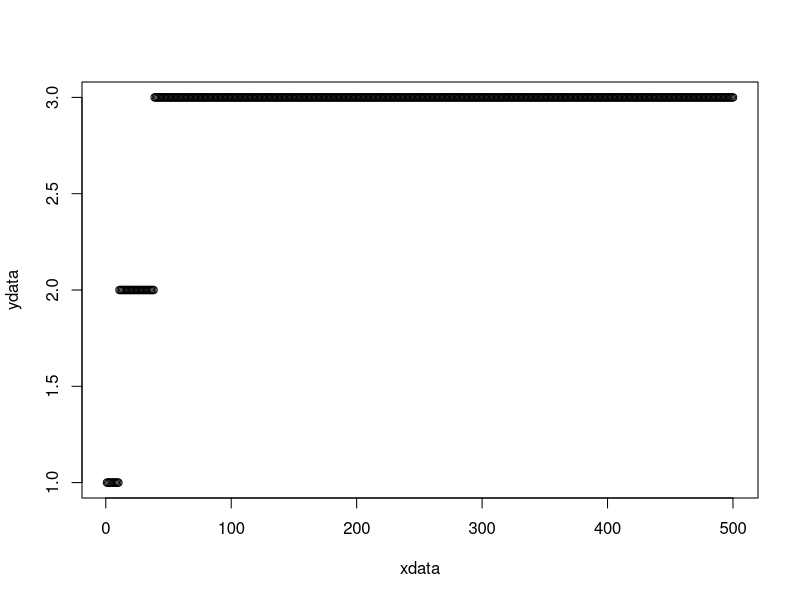

Source code (R):
#this is to simulate the effect of rotations on teh spread of resistnce
#Written by Ian Hastings, but hopefully Andy South will read it, give it a D-, and make the code efficient

#This can run any number of insecticides/loci but at present, input will only allow a maximumum of 5


# <<<<<<<<<<<<<<<first up are user-defined parameters>>>>>>>>>>>
#I will eventually block this out and use a function to generate values from distributions for sensitivity analysis


max_no_generations=500 #the maximum number of mosquito generations to run the simulation
no_insecticides=4 #MAX is 5<<<<the number of insecticides (and hence loci) in the simuation MAX IS 5<<<

rotation_interval=0 #frequency of rotation (in generations) NB if set to zero mean RwR i.e. rotate when resistant
rotation_criterion=0.5 #resistant allele frequency that triggers a RwR change or precludes a insecticide from being rotated in.

migration_rate_intervention=0.01 # migration rate into and out-of the treated area. It is the proportion of the treated population that migrates. We assume that immigration=emigration.
coverage=0.8; # "coverage" of the intervention is defined as the proportion of mosquitoes that are covered by the intervention (and 1-C is the proportion of the population in the untreated refugia).
migration_rate_refugia=migration_rate_intervention*coverage/(1-coverage)

diagnostics=0

#now set up some arrays to hold data. 

array_named <- function(...)  {  
array(0, dim = lengths(list(...)), dimnames = list(...))  
 }  


RAF <- array_named(insecticide=1:no_insecticides, sex=c('male','female'), site=c('intervention','refugia'), gen=1:max_no_generations)
exposure <- array_named(insecticide=1:no_insecticides, sex=c('male','female'), amount=c('none','low', 'high'))
fitness <- array_named(insecticide=1:no_insecticides, genotype=c('SS','SR', 'RR'), amount=c('none','low', 'high'))
results<-array(0, dim=c(max_no_generations, 12))


#inital resistance allele frequency (i.e. generation 1) in the intervention and refugia
#locus 1>>
RAF[1, 'male', 'intervention',1]=0.002;  RAF[1, 'female', 'intervention',1]=0.002;
RAF[1, 'male', 'refugia',1]=0.001;       RAF[1, 'female', 'refugia',1]=0.001
#locus 2>>
if(no_insecticides>=2){ #need to avoid exceeding size of the array
RAF[2, 'male', 'intervention',1]=0.001;   RAF[2, 'female', 'intervention',1]=0.001;
RAF[2, 'male', 'refugia',1]=0.001;        RAF[2, 'female', 'refugia',1]=0.001
}
#locus 3>>
if(no_insecticides>=3){
RAF[3, 'male', 'intervention',1]=0.09;  RAF[3, 'female', 'intervention',1]=0.09;
RAF[3, 'male', 'refugia',1]=0.001;       RAF[3, 'female', 'refugia',1]=0.001
}
#locus 4>>
if(no_insecticides>=4){
RAF[4, 'male', 'intervention',1]=0.09;  RAF[4, 'female', 'intervention',1]=0.09;
RAF[4, 'male', 'refugia',1]=0.001;       RAF[4, 'female', 'refugia',1]=0.001
}#locus 5>>
if(no_insecticides>=5){
RAF[5, 'male', 'intervention',1]=0.09; RAF[5, 'female', 'intervention',1]=0.09;
RAF[5, 'male', 'refugia',1]=0.001;      RAF[5, 'female', 'refugia',1]=0.001
}

#exposure patterns for insecticide 1
exposure[1, 'male', 'low'] =0.1; exposure[1, 'male', 'high'] =0.5;
exposure[1, 'male', 'none'] =1-exposure[1, 'male', 'low']-exposure[1, 'male', 'high']; 
exposure[1, 'female', 'low'] =0.1; exposure[1, 'female', 'high'] =0.6;
exposure[1, 'female', 'none'] =1-exposure[1, 'female', 'low']-exposure[1, 'female', 'high']; 
#exposure patterns for insecticide 2
if(no_insecticides>=2){ #need to avoid exceeding size of the array
exposure[2, 'male', 'low'] =0.1; exposure[2, 'male', 'high'] =0.1;
exposure[2, 'male', 'none'] =1-exposure[2, 'male', 'low']-exposure[2, 'male', 'high']; 
exposure[2, 'female', 'low'] =0.1; exposure[2, 'female', 'high'] =0.1;
exposure[2, 'female', 'none'] =1-exposure[2, 'female', 'low']-exposure[2, 'female', 'high']; 
}
#exposure patterns for insecticide 3
if(no_insecticides>=3){
exposure[3, 'male', 'low'] =0.1; exposure[3, 'male', 'high'] =0.1;
exposure[3, 'male', 'none'] =1-exposure[3, 'male', 'low']-exposure[3, 'male', 'high']; 
exposure[3, 'female', 'low'] =0.1; exposure[3, 'female', 'high'] =0.1;
exposure[3, 'female', 'none'] =1-exposure[3, 'female', 'low']-exposure[3, 'female', 'high'];
}
#exposure patterns for insecticide 4
if(no_insecticides>=4){
exposure[4, 'male', 'low'] =0.1; exposure[4, 'male', 'high'] =0.1;
exposure[4, 'male', 'none'] =1-exposure[4, 'male', 'low']-exposure[4, 'male', 'high']; 
exposure[4, 'female', 'low'] =0.1; exposure[4, 'female', 'high'] =0.1;
exposure[4, 'female', 'none'] =1-exposure[4, 'female', 'low']-exposure[4, 'female', 'high'];
}
#exposure patterns for insecticide 5
if(no_insecticides>=5){
exposure[5, 'male', 'low'] =0.1; exposure[5, 'male', 'high'] =0.1;
exposure[5, 'male', 'none'] =1-exposure[5, 'male', 'low']-exposure[5, 'male', 'high']; 
exposure[5, 'female', 'low'] =0.1; exposure[5, 'female', 'high'] =0.1;
exposure[5, 'female', 'none'] =1-exposure[5, 'female', 'low']-exposure[5, 'female', 'high'];
}



#genetic data for locus 1
fitness[1, 'SS', 'none']=0.1; fitness[1, 'SS', 'low']=0.3; fitness[1, 'SS', 'high']=0.3;
fitness[1, 'SR', 'none']=0.1; fitness[1, 'SR', 'low']=0.7; fitness[1, 'SR', 'high']=0.7;
fitness[1, 'RR', 'none']=0.1; fitness[1, 'RR', 'low']=0.9; fitness[1, 'RR', 'high']=0.9;
#genetic data for locus 2
if(no_insecticides>=2){
fitness[2, 'SS', 'none']=0.3; fitness[2, 'SS', 'low']=0.3; fitness[2, 'SS', 'high']=0.3;
fitness[2, 'SR', 'none']=0.3; fitness[2, 'SR', 'low']=0.8; fitness[2, 'SR', 'high']=0.8;
fitness[2, 'RR', 'none']=0.3; fitness[2, 'RR', 'low']=0.9; fitness[2, 'RR', 'high']=0.9;
}
#genetic data for locus 3
if(no_insecticides>=3){
fitness[3, 'SS', 'none']=0.3; fitness[3, 'SS', 'low']=0.3; fitness[3, 'SS', 'high']=0.3;
fitness[3, 'SR', 'none']=0.3; fitness[3, 'SR', 'low']=0.3; fitness[3, 'SR', 'high']=0.3;
fitness[3, 'RR', 'none']=0.3; fitness[3, 'RR', 'low']=0.3; fitness[3, 'RR', 'high']=0.3;
}
#genetic data for locus 4
if(no_insecticides>=4){
fitness[4, 'SS', 'none']=0.3; fitness[4, 'SS', 'low']=0.3; fitness[4, 'SS', 'high']=0.3;
fitness[4, 'SR', 'none']=0.3; fitness[4, 'SR', 'low']=0.4; fitness[4, 'SR', 'high']=0.4;
fitness[4, 'RR', 'none']=0.3; fitness[4, 'RR', 'low']=0.5; fitness[4, 'RR', 'high']=0.5;
}#genetic data for locus 5
if(no_insecticides>=5){
fitness[5, 'SS', 'none']=0.3; fitness[5, 'SS', 'low']=0.3; fitness[5, 'SS', 'high']=0.3;
fitness[5, 'SR', 'none']=0.3; fitness[5, 'SR', 'low']=0.3; fitness[5, 'SR', 'high']=0.3;
fitness[5, 'RR', 'none']=0.3; fitness[5, 'RR', 'low']=0.3; fitness[5, 'RR', 'high']=0.3;
}

# <<<<<<<<<<<<< end of user-defined variable >>>>>>>>>>>>>>>>>>>>>>>>

################### now to check input value are sensible, lie within their limits, etc #######################################

#>>>Now check that exposure(none) is not less than zero
for(temp_int in 1:no_insecticides){
  if (exposure[temp_int, 'male', 'none']<0) message(sprintf("warning from calibration: male exposure to no insecticide %d is <0\n", temp_int)) 
  if (exposure[temp_int, 'female', 'none']<0) message(sprintf("warning from calibration: female exposure to no insecticide %d is <0\n", temp_int)) 
}

if(migration_rate_intervention>(1-coverage)){
message(sprintf("warning from calibration: migration rate in/out of intervenation exceed 1 minus coverage\n"))   
}



#>>>>>>>> now to run the simulations <<<<<<<<<<<<<<<<<<<<<<<<<<<

current_insecticide=1 #usually start the rotation sequence at #1 but can specify any one start
next_insecticide_found=1
change_insecticide=0;
rotation_count=1

results[1,1]=1; results[1,2]=current_insecticide;

for(gen in 2:max_no_generations)
{ #start at generation 2 because generation 1 holds the user-defined initial allele frequenciess
  

for(insecticide in 1:no_insecticides){

#first the intervention site  
 if(insecticide==current_insecticide){ #i.e. insecticide selection taking place
   
   coeff_1=
     (RAF[insecticide, 'male', 'intervention',gen-1]*(1-RAF[insecticide, 'female', 'intervention',gen-1])+
     (1-RAF[insecticide, 'male','intervention',gen-1])*RAF[insecticide, 'female', 'intervention',gen-1])*0.5

   coeff_2=
     exposure[insecticide, 'male', 'none']*fitness[insecticide, 'SR', 'none']+
     exposure[insecticide, 'male', 'low']*fitness[insecticide, 'SR', 'low']+
     exposure[insecticide, 'male', 'high']*fitness[insecticide, 'SR', 'high']
    
   coeff_3=
     exposure[insecticide, 'female', 'none']*fitness[insecticide, 'SR', 'none']+
     exposure[insecticide, 'female', 'low']*fitness[insecticide, 'SR', 'low']+
     exposure[insecticide, 'female', 'high']*fitness[insecticide, 'SR', 'high']
  
#Eqn 4: first the male resistant alleles>>
  temp_coeff=
    exposure[insecticide, 'male', 'none']*fitness[insecticide, 'RR', 'none']+
    exposure[insecticide, 'male', 'low']*fitness[insecticide, 'RR', 'low']+
    exposure[insecticide, 'male', 'high']*fitness[insecticide, 'RR', 'high']
      
  F_male_r_intervention=
    RAF[insecticide, 'male', 'intervention', gen-1]*RAF[insecticide, 'female', 'intervention', gen-1]*temp_coeff+
    coeff_1*coeff_2
  
  #Eqn 5: now the male sensitive alleles>> 
  temp_coeff=
    exposure[insecticide, 'male', 'none']*fitness[insecticide, 'SS', 'none']+
    exposure[insecticide, 'male', 'low']*fitness[insecticide, 'SS', 'low']+
    exposure[insecticide, 'male', 'high']*fitness[insecticide, 'SS', 'high']
   
F_male_s_intervention=
(1-RAF[insecticide, 'male', 'intervention',gen-1])*(1-RAF[insecticide, 'female', 'intervention', gen-1])*temp_coeff+
coeff_1*coeff_2

#now normalise the male gamete frequencies and store the results
norm_coeff=F_male_r_intervention+F_male_s_intervention
RAF[insecticide, 'male', 'intervention', gen]=F_male_r_intervention/norm_coeff

    
  #now the female resistant alleles>>
  temp_coeff=
    exposure[insecticide, 'female', 'none']*fitness[insecticide, 'RR', 'none']+
    exposure[insecticide, 'female', 'low']*fitness[insecticide, 'RR', 'low']+
    exposure[insecticide, 'female', 'high']*fitness[insecticide, 'RR', 'high']
 
  F_female_r_intervention=
  RAF[insecticide, 'male', 'intervention', gen-1]*RAF[insecticide, 'female', 'intervention',gen-1]*temp_coeff+
    coeff_1*coeff_3
  
  #now the female sensitive alleles>> 
  temp_coeff=
    exposure[insecticide, 'female', 'none']*fitness[insecticide, 'SS', 'none']+
    exposure[insecticide, 'female', 'low']*fitness[insecticide, 'SS', 'low']+
    exposure[insecticide, 'female', 'high']*fitness[insecticide, 'SS', 'high']
      
 F_female_s_intervention=
(1-RAF[insecticide, 'male', 'intervention', gen-1])*(1-RAF[insecticide, 'female', 'intervention',gen-1])*temp_coeff+
coeff_1*coeff_3 

 
  #now normalise the female gamete frequencies and store the results
  norm_coeff=F_female_r_intervention+F_female_s_intervention
  RAF[insecticide, 'female', 'intervention', gen]=F_female_r_intervention/norm_coeff
  
  if(diagnostics==1) message(sprintf("generation %d: just completed insecticide selection for locus/insecticide %d\n", gen, insecticide))
  
  
} #end of loop that deals with this insecticide if it is being deployed
  
 else{ #i.e no selection for this insecticide in the intervention site
   #first the coefficient for heterozygotes common to equations 2 and 3
   temp_coeff=
     (RAF[insecticide, 'male', 'intervention',gen-1]*(1-RAF[insecticide, 'female', 'intervention',gen-1])+
     RAF[insecticide, 'female', 'intervention',gen-1]*(1-RAF[insecticide, 'male', 'intervention',gen-1]))*
     0.5*fitness[insecticide, 'SR', 'none']
                
   
#now the resistant and sensitive frequencies in untreated areas  
   F_male_r_intervention=RAF[insecticide, 'male', 'intervention',gen-1]*RAF[insecticide, 'female', 'intervention', gen-1]*fitness[insecticide, 'RR', 'none']+temp_coeff
   F_male_s_intervention=(1-RAF[insecticide, 'male', 'intervention',gen-1])*(1-RAF[insecticide, 'female', 'intervention',gen-1])*fitness[insecticide, 'SS', 'none']+temp_coeff
   #now to normalise them
   norm_coeff= F_male_r_intervention+F_male_s_intervention
   RAF[insecticide, 'male', 'intervention', gen]=F_male_r_intervention/norm_coeff
  

#same allele frequencies in both sexes if no differential exposure so 
   RAF[insecticide, 'female', 'intervention', gen]=RAF[insecticide, 'male', 'intervention', gen]
  if(diagnostics==1) message(sprintf("generation %d: just completed natural selection against locus %d in intervention site\n", gen, insecticide))   
      
 
   } #end of code for insecticides that are not being deployed  in the intervention site
    
#now for the refugia
  #first the coefficient for heterozygotes common to equations 2 and 3
  temp_coeff=(RAF[insecticide, 'male', 'refugia',gen-1]*(1-RAF[insecticide, 'female', 'refugia',gen-1])+
                RAF[insecticide, 'female', 'refugia',gen-1]*(1-RAF[insecticide, 'male','refugia',gen-1]))*
    0.5*fitness[insecticide, 'SR', 'none']
  
 
   #now the resistant and sensitive frequencies   
  F_male_r_refugia=RAF[insecticide, 'male', 'refugia',gen-1]*RAF[insecticide, 'female', 'refugia',gen-1]*
    fitness[insecticide, 'RR', 'none']+temp_coeff
  F_male_s_refugia=(1-RAF[insecticide, 'male', 'refugia',gen-1])*(1-RAF[insecticide, 'female', 'refugia', gen-1])*
    fitness[insecticide, 'SS', 'none']+temp_coeff 
  
  #now to normalise them and store the results
  norm_coeff= F_male_r_refugia+F_male_s_refugia
  RAF[insecticide, 'male', 'refugia', gen]=F_male_r_refugia/norm_coeff
  #same allele frequencies in both sexes if no differential selection so
  RAF[insecticide, 'female', 'refugia', gen]=RAF[insecticide, 'male', 'refugia', gen]
  
  if(diagnostics==1) message(sprintf("generation %d: just completed natural selection against locus %d in refugia\n", gen, insecticide))
  
}   #end of cycling insecticides

  
#now for migration between refugia and intervention site

for(temp_int in 1:no_insecticides){ 
    
 fem_intervention=
   (1-migration_rate_intervention)*RAF[temp_int, 'female', 'intervention', gen]+
   migration_rate_intervention*RAF[temp_int, 'female', 'refugia', gen]
  
 male_intervention=
   (1-migration_rate_intervention)*RAF[temp_int, 'male', 'intervention', gen]+
   migration_rate_intervention*RAF[temp_int, 'male', 'refugia', gen]
 
 fem_refugia=
   (1-migration_rate_refugia)*RAF[temp_int, 'female', 'refugia', gen]+
   migration_rate_refugia*RAF[temp_int, 'female', 'intervention', gen]
 
 male_refugia=
   (1-migration_rate_refugia)*RAF[temp_int, 'male', 'refugia', gen]+
   migration_rate_refugia*RAF[temp_int, 'male', 'intervention', gen]
 
RAF[temp_int, 'female', 'intervention', gen]=fem_intervention
RAF[temp_int, 'male', 'intervention', gen]=male_intervention 
RAF[temp_int, 'female', 'refugia', gen]=fem_refugia
RAF[temp_int, 'male', 'refugia', gen]=male_refugia

 } #end of cycling migration for each insecticide
  
  
#now to find if we need to switch current insecticide
  if(rotation_interval==0){  #i.e.  its a RwR policy:
        if(RAF[current_insecticide, 'female','intervention', gen] > rotation_criterion) change_insecticide=1
        #message(sprintf("confirm. RAF=%f, change_insecticide=%d \n", RAF[current_insecticide, 'female','intervention', gen], change_insecticide))
        }  
  
if(rotation_interval!=0){ #i.e. if freq_rotation>0 then its a policy of routine, periodic rotation
#NOTE. At the moment if all but one of the insecticides are over the thereshold frequency, the one under the threshold
#will be repeatedly deployed. For example, if there are 3 insecticides and rotation is every 10 generations. 
#if #3 is being deployed and due to rotate out at generetion 100: if only #3 is under the threshold
#it will not rotate out, but will continue to be used util the next scheduled rotation at which point
  #(a) it will continue to be use if it is the only one below the threshold 
  #(b) it will be replaced if one of the other insecticides is now below the threshold due to fitness effects or migration
  #(c) the simulation will terminate if all insecticides exceed the threshold
    
if (rotation_count!=rotation_interval) rotation_count=rotation_count+1
else change_insecticide=1 #i.e. its time to rotate so need to identify the next insecticide in the rotation
}
  
if(change_insecticide==1){
rotation_count=1; next_insecticide_found=0; candidate=current_insecticide 
            
for(temp_int in 1:no_insecticides){
  if(candidate==no_insecticides) candidate=1 else candidate=candidate+1 
  if(RAF[candidate, 'female','intervention', gen]<rotation_criterion){
    message(sprintf("generation %d, switching from insecticide %d to insecticide %d; RAF are %f and %f respectively\n",
                    gen, current_insecticide, candidate,
                    RAF[current_insecticide, 'female','intervention', gen], RAF[candidate, 'female','intervention', gen]))
    next_insecticide_found=1; current_insecticide=candidate; change_insecticide=0
      }
if(next_insecticide_found==1) break
} #end of temp_int loop
} #end of loop to try and change insecticide i.e. the "if(change_insecticide==1)" lopp

#now to store some results for ease of plotting (see later) before potentially terminating the simulation
results[gen,1]=gen; results[gen,2]=current_insecticide
  

if(next_insecticide_found==0){
message(sprintf("simulation terminating at generation %d because all RAFs above threshold of %f\n", gen,  rotation_criterion))
  for(temp_int in 1:no_insecticides){
    message(sprintf("frequency of resistance in females to insecticide %d is %f\n", temp_int, RAF[temp_int, 'female','intervention', gen]))  
  }
break #breaks out of looping generations and terminates the simulation
}    
  
 } #end of cycle running the gens up to max_no_generations
  
#****************************************************************  
 # NOW collate the data and draw plots

for(temp_int in 1:max_no_generations){
#results[temp_int,3]=RAF[1, 'female','intervention', temp_int]
results[temp_int,3]=0.5*(RAF[1, 'male','intervention', temp_int]+RAF[1, 'female','intervention', temp_int]) #locus 1
results[temp_int,4]=0.5*(RAF[1, 'male','refugia', temp_int]+RAF[1, 'female','refugia', temp_int]) #locus 1
if(no_insecticides>=2){
results[temp_int,5]=0.5*(RAF[2, 'male','intervention', temp_int]+RAF[2, 'female','intervention', temp_int]) #locus 2
results[temp_int,6]=0.5*(RAF[2, 'male','refugia', temp_int]+RAF[2,'female','refugia', temp_int]) #locus 2
}
if(no_insecticides>=3){
results[temp_int,7]=0.5*(RAF[3, 'male','intervention', temp_int]+RAF[3, 'female','intervention', temp_int]) #locus 3
results[temp_int,8]=0.5*(RAF[3, 'male','refugia', temp_int]+RAF[3, 'female','refugia', temp_int]) #locus 3
}
if(no_insecticides>=4){
results[temp_int,9]=0.5*(RAF[4, 'male','intervention', temp_int]+RAF[4, 'female','intervention', temp_int]) #locus 4
results[temp_int,10]=0.5*(RAF[4, 'male','refugia', temp_int]+RAF[4,'female','refugia', temp_int]) #locus 4
}
if(no_insecticides>=5){
results[temp_int,11]=0.5*(RAF[5, 'male','intervention', temp_int]+RAF[5, 'female','intervention', temp_int]) #locus 5
results[temp_int,12]=0.5*(RAF[5, 'male','refugia', temp_int]+RAF[5, 'female','refugia', temp_int]) #locus 5
}
} #end of temp_int loop



xdata<-results[,1]
ydata<-results[,2]
plot(xdata, ydata) 
#plot(results[1], results[2])



